Frame 1 (no input): blank canvas, image omitted
Frame 60 (no input): blank canvas, image omitted
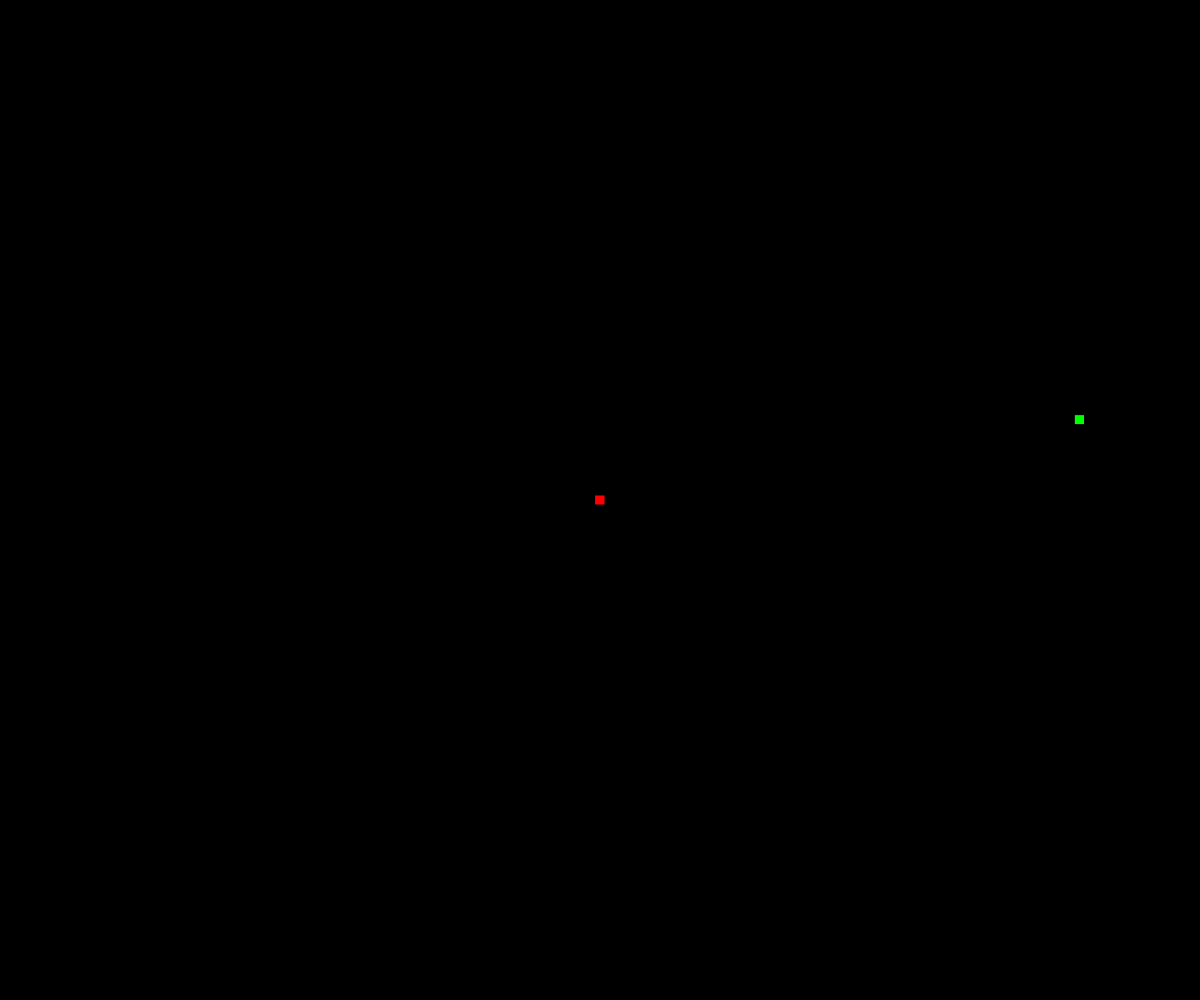
Frame 120 (the mouse pressed at the canvas centre since frame 60)

The p5.js sketch whose frames 1 and 60 were blank and that drew this single picture after the mouse press (run headless with seeded random() and noise() and a simulated clock; from frame 60 on, the mouse is pressed at the canvas centre):

// p5.js sketch
// ── sketch.js
//TODO: make ship triangle and fire from tip
//TODO: add ship rotation
//TODO: add hold down keys

class Projectile{
  constructor(x,y,xVel,yVel,scal){
    this.x=x;
    this.y=y;
    this.velX=xVel;
    this.velY=yVel;
    this.scale=scal;
  }

  update(){
    this.x+=this.velX;
    this.y+=this.velY;
  }
  offScreen(){
    return (this.x<-this.scale||this.x>width||this.y>height||this.y<-this.scale);
  }

  show(){
    fill(255,165,0);
    rect(this.x,this.y,this.scale,this.scale);
  }
}

class Asteroid{
  constructor(x,y,xVel,yVel,scal){
    this.x=x;
    this.y=y;
    this.velX=xVel;
    this.velY=yVel;
    this.scale=scal;
  }

  update(){
    this.x+=this.velX;
    this.y+=this.velY;
    if(this.x<0||this.x>width-this.scale){
      this.velX*=-1
    }
    if(this.y>height-this.scale||this.y<0){
      this.velY*=-1
    }
  }

  show(){
    fill(0,255,0);
    rect(this.x,this.y,this.scale,this.scale);
  }
}

class Ship{//make way to "rotate" ship or fire from center of ship and
  constructor(x,y,scal){
    this.x=x;
    this.y=y;
    this.scale=scal;
  }

  move(xDir,yDir,delta){//use delta
    this.x+=xDir*delta;
    this.y+=yDir*delta;
  }

  fire(){
    return new Projectile(this.x+this.scale/2,this.y,0,-1,2);
  }

  show(){
    fill(255,0,0);
    rect(this.x,this.y,this.scale,this.scale);
  }
}

function collision(x1,y1,xscale1,yscale1,x2,y2,xscale2,yscale2){
  return((x1<=x2&&x2<=x1+xscale1)&&((y1<=y2&&y2<=y1+yscale1)||(y2<=y1&&y1<=y2+yscale2)) || (x2<=x1&&x1<=x2+xscale2)&&((y1<=y2&&y2<=y1+yscale1)||(y2<=y1&&y1<=y2+yscale2)));
}

let ship;
let asteroids;
let projectiles;
let level;
let scale=10;
let paused=false;

function keyPressed() {
  if (keyCode == RIGHT_ARROW) {
    ship.move(1,0,10);
  } else if (keyCode == LEFT_ARROW) {
    ship.move(-1,0,10);
  } else if (keyCode == UP_ARROW) {
    ship.move(0,-1,10);
  } else if (keyCode == DOWN_ARROW) {
    ship.move(0,1,10);
  } else if (key == ' ') {
    projectiles.push(ship.fire());
  } else if (keyCode == SHIFT) {
    paused = !paused;
  }
}

function levelUp(){
  projectiles=[];
  level++;
  ship=new Ship(width/2-scale/2,height/2-scale/2,scale,0,0);
  asteroids=[];
  for(let i=0;i<level;i++){
    asteroids.push(new Asteroid(random(width),random(height),random(5),random(5),scale));
  }
}

function newGame(){
  level=0;
  levelUp();
}

function windowResized() {
  resizeCanvas(innerWidth,innerHeight);
  newGame();
}

function setup() {
  createCanvas(innerWidth,innerHeight);
  newGame();
}

function draw() {
  if(!paused){
    background(0);
    ship.show();
    for(let j=projectiles.length-1;j>=0;j--){//maybe move update and show into own loop so the only run once every draw
      projectiles[j].update();
      projectiles[j].show();
    }
    for(let i=asteroids.length-1;i>=0;i--){
      asteroids[i].update();
      asteroids[i].show();
      if(collision(asteroids[i].x,asteroids[i].y,asteroids[i].scale,asteroids[i].scale,ship.x,ship.y,ship.scale,ship.scale)){
        newGame();
        break;
      }
      for(let j=projectiles.length-1;j>=0;j--){//maybe move update and show into own loop so the only run once every draw
        if(collision(asteroids[i].x,asteroids[i].y,asteroids[i].scale,asteroids[i].scale,projectiles[j].x,projectiles[j].y,projectiles[j].scale,projectiles[j].scale)){
          asteroids.splice(i,1);
          projectiles.splice(j,1);
          break;
        }
        if(projectiles[j].offScreen()){
          projectiles.splice(j,1);
        }
      }
    }
    if(asteroids.length==0){
      levelUp();
    }
  }
}
